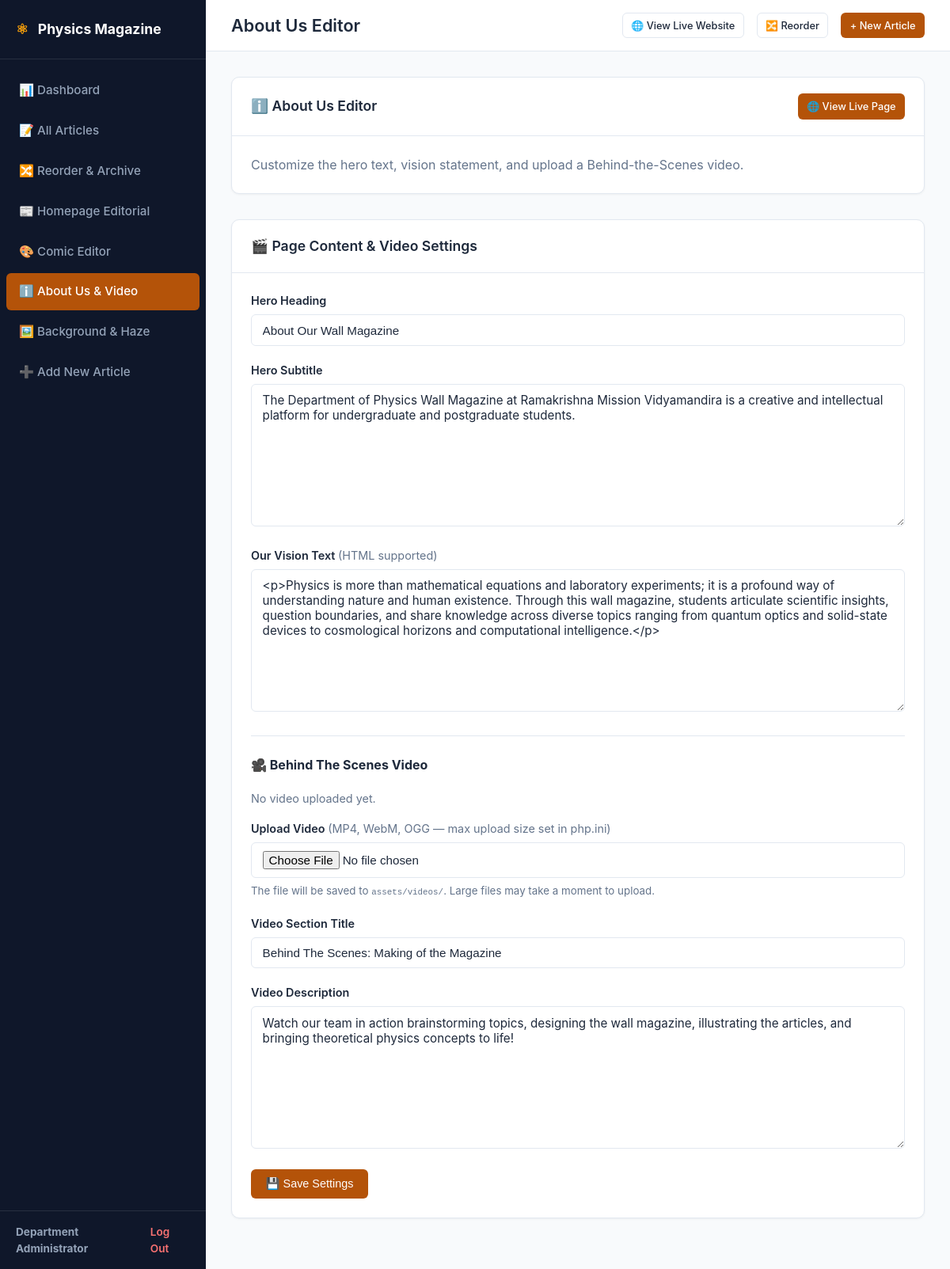
The page /admin/about.php (signed in) on the database as committed earlier.
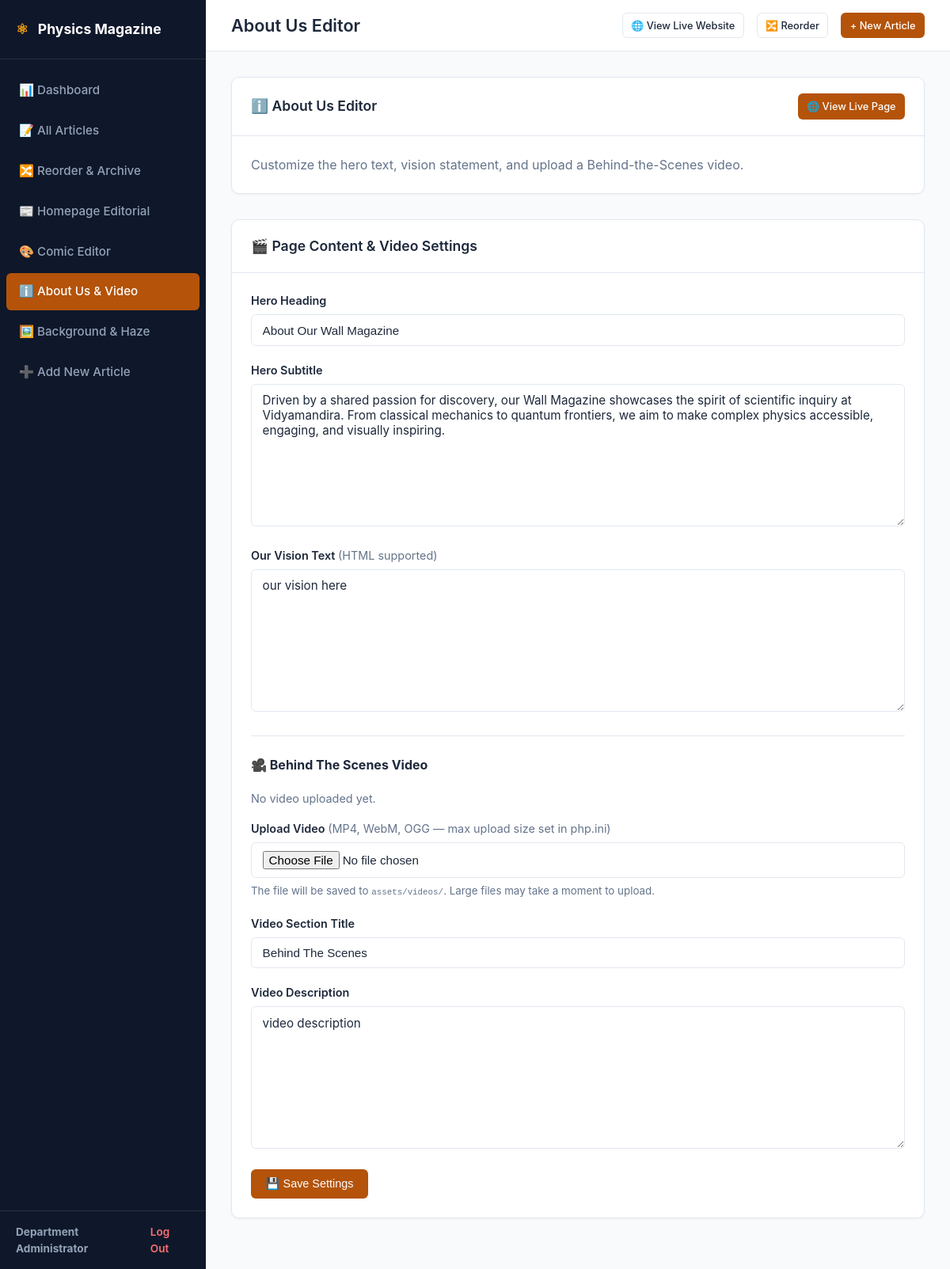
The same page on the database as committed later.
### tables this page shows
CREATE TABLE `settings` (
  `setting_key` varchar(100) NOT NULL,
  `setting_value` text NOT NULL
);

### includes/functions.php (called while the page is built, shortened)
<?php
function e($string)
{
    return htmlspecialchars($string ?? '', ENT_QUOTES, 'UTF-8');
}
function get_setting($key, $default = '')
{
    try {
        $pdo = get_db_connection();
        $stmt = $pdo->prepare("SELECT setting_value FROM settings WHERE setting_key = ?");
        $stmt->execute([$key]);
        $row = $stmt->fetch();
        return $row ? $row['setting_value'] : $default;
    } catch (Exception $e) {
        return $default;
    }
}

### admin/about.php (the view, shortened to what the changed rows need)
<?php
require_once __DIR__ . '/../includes/functions.php';
$heroSubtitle = get_setting('about_hero_subtitle', 'The Department of Physics Wall Magazine at Ramakrishna Mission Vidyamandira is a creative and intellectual platform for undergraduate and postgraduate students.');
$visionText   = get_setting('about_vision_text', '');
$btsTitle     = get_setting('about_bts_title', 'Behind The Scenes: Making of the Magazine');
$btsDesc      = get_setting('about_bts_desc', '');
require_once __DIR__ . '/includes/admin_header.php';
?>
<div class="card" style="margin-bottom: 2rem;">
  <div class="card-header">
    <h2>ℹ️ About Us Editor</h2>
  </div>
</div>
<div class="card">
  <div class="card-header">
    <h2>🎬 Page Content &amp; Video Settings</h2>
  </div>
  <div class="card-body">
    <form method="POST" action="about.php" enctype="multipart/form-data">
      <div class="form-group">
        <label for="about_hero_subtitle">Hero Subtitle</label>
        <textarea id="about_hero_subtitle" name="about_hero_subtitle" class="form-control" rows="2"><?= e($heroSubtitle) ?></textarea>
      </div>
      <div class="form-group">
        <label for="about_vision_text">Our Vision Text <span style="color: #64748b; font-weight: normal;">(HTML supported)</span></label>
        <textarea id="about_vision_text" name="about_vision_text" class="form-control" rows="5"><?= e($visionText) ?></textarea>
      </div>
      <div class="form-group">
        <label for="about_bts_title">Video Section Title</label>
        <input type="text" id="about_bts_title" name="about_bts_title" class="form-control"
          value="<?= e($btsTitle) ?>">
      </div>
      <div class="form-group">
        <label for="about_bts_desc">Video Description</label>
        <textarea id="about_bts_desc" name="about_bts_desc" class="form-control" rows="2"><?= e($btsDesc) ?></textarea>
      </div>
    </form>
  </div>
</div>
<?php require_once __DIR__ . '/includes/admin_footer.php'; ?>

Rows that differ between the two databases and show on the page:
changed settings: about_hero_subtitle "The Department of Physics Wall Magazine at Ramakrishna Mission Vidyamandira is a creative and intellectual platform for undergraduate and postgraduate students." → "Driven by a shared passion for discovery, our Wall Magazine showcases the spirit of scientific inquiry at Vidyamandira. From classical mechanics to quantum frontiers, we aim to make complex physics accessible, engaging, and visually inspiring."
changed settings: about_vision_text "<p>Physics is more than mathematical equations and laboratory experiments; it is a profound way of understanding nature and human existence. Through this wall magazine, students articulate scientific insights, question boundaries, and share knowledge across diverse topics ranging from quantum optics and solid-state devices to cosmological horizons and computational intelligence.</p>" → "our vision here"
changed settings: about_bts_title "Behind The Scenes: Making of the Magazine" → "Behind The Scenes"
changed settings: about_bts_desc "Watch our team in action brainstorming topics, designing the wall magazine, illustrating the articles, and bringing theoretical physics concepts to life!" → "video description"
